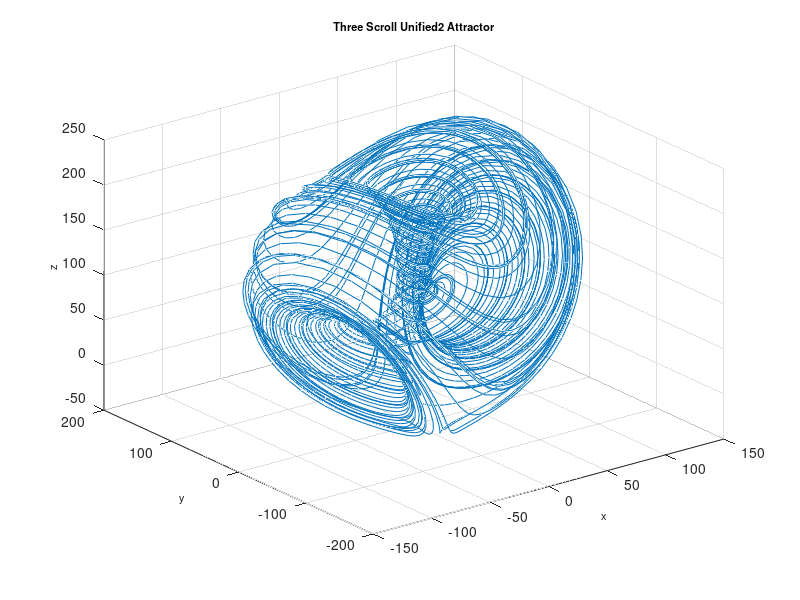

Reproduce this figure in MATLAB.
function ThreeScroll2
%==========================================================================
% Matlab program to plot a phase portrait of the 3D chaotic system
%==========================================================================
clear
clc
clf
%==================== Parameters ==========================================
a = 40; b=55; c=1.833; d=0.16; e=0.65; f=20;
%===================== Initial conditions =================================
initial=[-0.29, -0.25, -0.59]; 
% =============== Solves ODEs =============================================
deq1=@(t,x) [a*(x(2)-x(1))+d*x(1)*x(3); b*x(1)-x(1)*x(3)+f*x(2); ...
    c*x(3)+x(1)*x(2)-e*x(1)^2];
[~,sol] = ode45(deq1,[0, 20],initial);
%============= Runs simulation ============================================
    plot3(sol(:,1),sol(:,2),sol(:,3)),grid
    title('Three Scroll Unified2 Attractor','fontsize',8)
    xlabel('x','fontsize',8)
    ylabel('y','fontsize',8)
    zlabel('z','fontsize',8)
%================= End of program =========================================